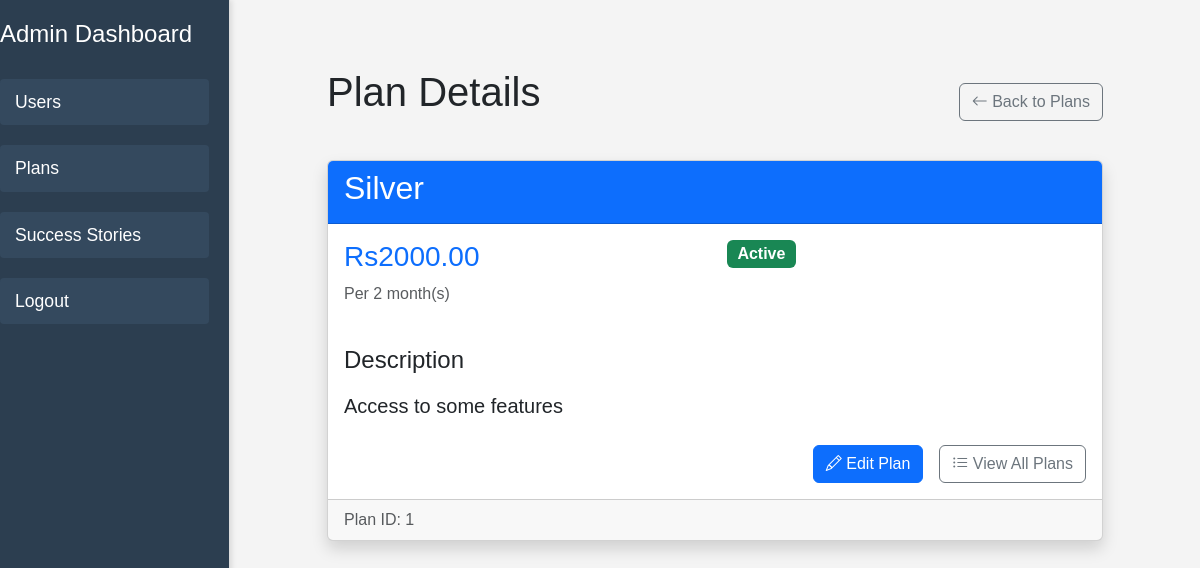
Screenshot of /plans/1/ with the database file from the repository.
### matrimonyapp/models.py (models this page shows, shortened)
class Plan(models.Model):
    name = models.CharField(max_length=100)
    duration_months = models.IntegerField()
    price = models.DecimalField(max_digits=10, decimal_places=2)
    description = models.TextField()
    is_active = models.BooleanField(default=True)
    created_at = models.DateTimeField(auto_now_add=True)
    updated_at = models.DateTimeField(auto_now=True)

### matrimonyapp/views.py (the view)
# urls.py: path('plans/<int:plan_id>/', views.plan_detail, name='plan_detail'),
def plan_detail(request, plan_id):
    plan = get_object_or_404(Plan, pk=plan_id)
    return render(request, 'plansdetail.html', {'plan': plan})

### matrimonyapp/templates/plansdetail.html (shortened to what this page needs)
{% load static %}
<!DOCTYPE html>
<html lang="en">
<head>
    <link href="https://cdn.jsdelivr.net/npm/bootstrap@5.3.0/dist/css/bootstrap.min.css" rel="stylesheet">
    <link rel="stylesheet" href="https://cdn.jsdelivr.net/npm/bootstrap-icons@1.10.0/font/bootstrap-icons.css">
    <link rel="stylesheet" href="{% static 'css/admin.css' %}">
</head>
<body>
    <div class="dashboard-container">
        <aside class="sidebar">
            <h2>Admin Dashboard</h2>
            <nav>
                <ul>
                    <li><a href="{% url 'user_list' %}">Users</a></li>
                    <li><a href="{% url 'plans_list' %}">Plans</a></li>
                    <li><a href=" {% url 'success_stories' %}">Success Stories</a></li>
                    <li><a href="{% url 'logout' %}" class="logout-link">Logout</a></li>
                </ul>
            </nav>
        </aside>
        <div class="main-content">
            <div class="container py-5">
                <div class="d-flex justify-content-between align-items-center mb-4">
                    <h1 class="display-6">Plan Details</h1>
                    <a href="{% url 'plans_list' %}" class="btn btn-outline-secondary">
                        <i class="bi bi-arrow-left"></i> Back to Plans
                    </a>
                </div>
                <div class="card shadow">
                    <div class="card-header bg-primary text-white">
                        <h2>{{ plan.name }}</h2>
                    </div>
                    <div class="card-body">
                        <div class="row mb-4">
                            <div class="col-md-6">
                                <h3 class="text-primary">Rs{{ plan.price }}</h3>
                                <p class="text-muted">Per {{ plan.duration_months }} month(s)</p>
                            </div>
                            <div class="col-md-6">
                                <span class="badge bg-success fs-6">Active</span>
                            </div>
                        </div>
                        <h4 class="mb-3">Description</h4>
                        <p class="lead">{{ plan.description }}</p>
                        <div class="d-grid gap-2 d-md-flex justify-content-md-end mt-4">
                            <a href="{% url 'edit_plan' plan.id %}" class="btn btn-primary me-md-2">
                                <i class="bi bi-pencil"></i> Edit Plan
                            </a>
                            <a href="{% url 'plans_list' %}" class="btn btn-outline-secondary">
                                <i class="bi bi-list-ul"></i> View All Plans
                            </a>
                        </div>
                    </div>
                    <div class="card-footer text-muted">
                        Plan ID: {{ plan.id }}
                    </div>
                </div>
            </div>
        </div>
    </div>
</body>
</html>

### matrimonyapp/static/css/admin.css (style rules this page uses)
body { font-family: 'Poppins', sans-serif; margin: 0; padding: 0; background-color: #f4f4f4; }
.dashboard-container { display: flex; min-height: 100vh; }
.sidebar { width: 250px; background-color: #2c3e50; color: #fff; padding: 20px; box-shadow: 2px 0 5px rgba(0, 0, 0, 0.1); border-right: 1px solid #ddd; position: relative; margin-left: -20px; }
.sidebar h2 { margin-bottom: 20px; font-size: 1.5em; }
.sidebar nav ul { list-style-type: none; padding: 0; margin: 0; display: flex; flex-direction: column; }
.sidebar nav ul li { margin: 10px 0; }
.sidebar nav ul li a { color: #fff; text-decoration: none; font-size: 1.1em; padding: 10px 15px; display: block; background-color: #34495e; border-radius: 4px; transition: background-color 0.3s, color 0.3s; }
.main-content { flex: 1; padding: 20px; }
.container { max-width: 800px; margin: 0 auto; }
h1 { font-size: 2em; margin-bottom: 20px; }

### rows the page displays
Plan: name "Silver", price "2000.00", duration_months "2", description "Access to some features", id "1"
